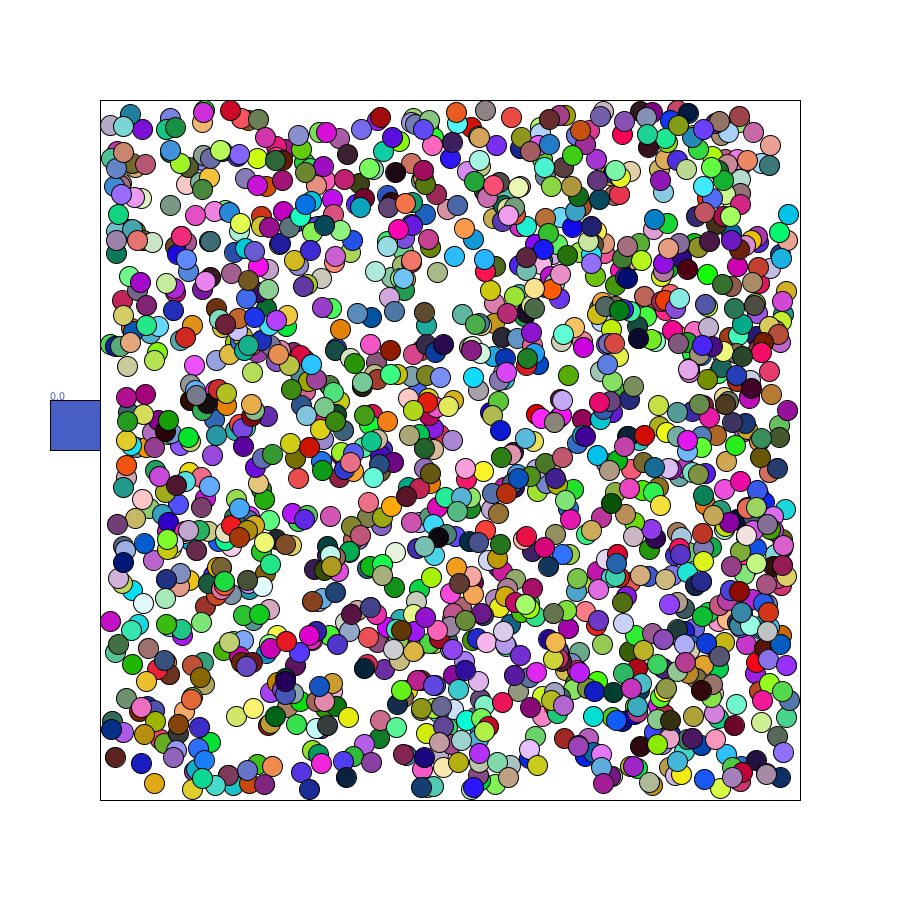
Frame 1 (no input)
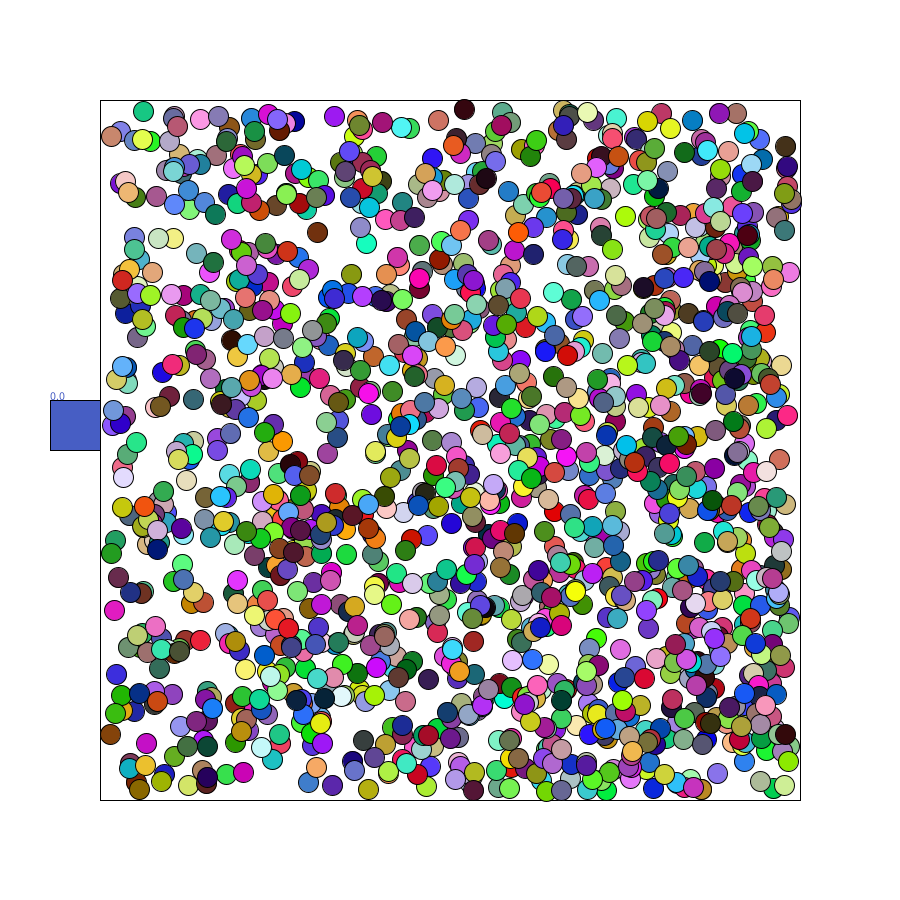
Frame 60 (the mouse pressed at the canvas centre just before this capture)
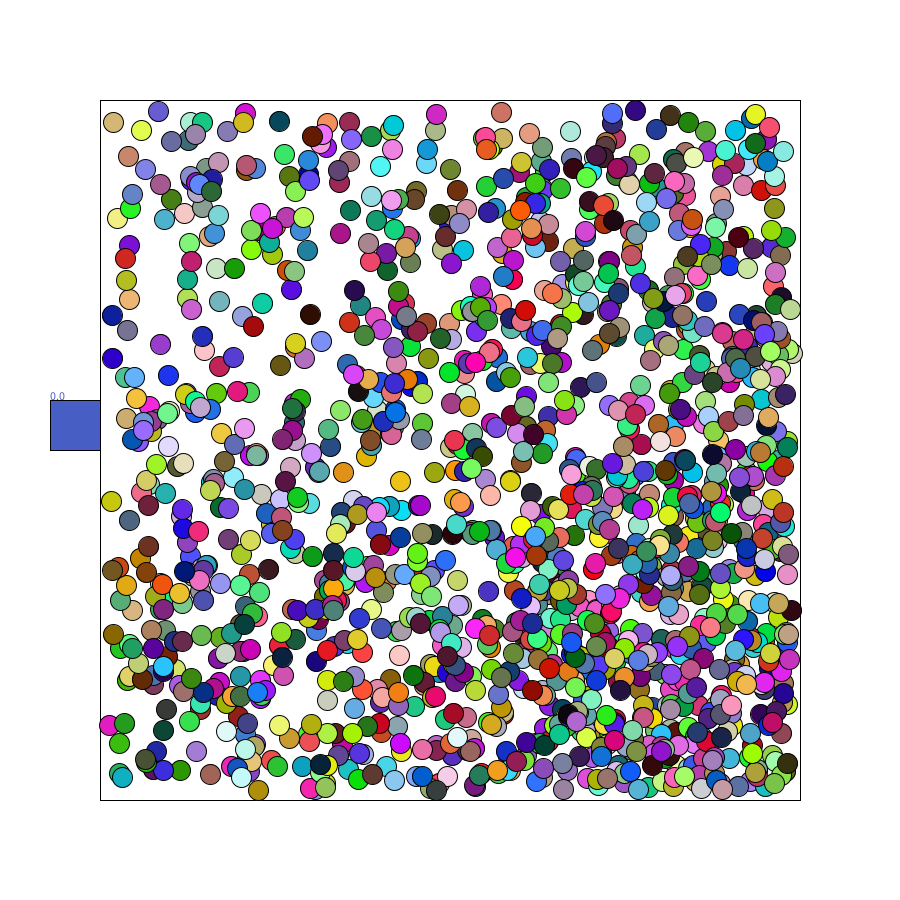
Frame 120 (the mouse held since frame 60 and released just before this capture)

The Processing sketch that drew these frames (run headless with seeded random() and noise(); from frame 60 on, the mouse is pressed at the canvas centre):

// Processing sketch: hippos2D
// ── hippos2D.pde

ballPit balls;
hippo po;


void setup(){
  size(900,900);
  balls = new ballPit(1500);
  po = new hippo(new PVector(50,400));
}

void keyPressed(){
  if(keyCode == UP){
    po.location.x = 100;
    for(int i = balls.balls.size()-1; i >= 0; i--){
      ball b = balls.balls.get(i);
      if((b.location.x < 150) && (b.location.y > po.location.y && b.location.y < po.location.y+po.size)){
        po.count += 1;
        balls.balls.remove(i);
      }
    }
  }
  
  
}
void keyReleased(){
 if(keyCode == UP){
  po.location.x = 50; 
 }
}
void draw(){
  background(255);
  noFill();
  rect(100,100,700,700);
  balls.move();
 
  balls.display();
   po.display();
  
}
// ── ball.pde
class ball{
 PVector location;
  PVector velocity;
  PVector acceleration;
  float size;
  float radius; 
  float[] ballColor;
  
  ball(){
    ballColor = new float[] {random(255), random(255), random(255)};
    size = 20;
    radius = size/2;
    location = new PVector(random(width-size-200)+ radius+100,random(height-size-200) + radius + 100);
    velocity = new PVector(random(4)-2, random(4)-2);
    acceleration = new PVector(0.01,0.01);
  }
  void move(){
    location.add(velocity);
    velocity.add(acceleration);
    velocity.limit(10);
    
    if(location.x > width- radius-100 || location.x < 0 + radius+100){
      velocity.x *= -1;
      acceleration.x *= -1;
    }
    if(location.y > height - radius-100 || location.y < 0 + radius+100){
      velocity.y *= -1;
      acceleration.y *= -1;
    }
  }
  void display(){
    
    fill(ballColor[0], ballColor[1], ballColor[2]);
    ellipse(location.x, location.y, size, size);
  }
  
  
}

class ballPit{
 ArrayList<ball>balls;
 
 ballPit(int count){
   balls = new ArrayList<ball>();
   for(int i = 0; i < count; i++){
    balls.add( new ball()); 
   }
   
 }
 
 void move(){
   for(ball b : balls){
     b.move();
    
   }
 }
 void display(){
   for(ball b : balls){
     b.display();
    
   }
 }
  
}
// ── hippoPod.pde
class hippo{
  PVector location;
  float size;
  float count;
  float[]hippoColor;
  hippo(PVector loc){
    hippoColor = new float[] {random(255), random(255), random(255)};
    this.location = loc;
    size = 50;
    
  }
  void move(){
    
  }
  void display(){
    fill(hippoColor[0], hippoColor[1], hippoColor[2]);
    rect(location.x, location.y, size, size);
    text("" + count, location.x, location.y);
  }
  
  
  
}


class hippoPod{
   ArrayList<hippo> hippoRay = new ArrayList<hippo>();
   
  
  
  
}
